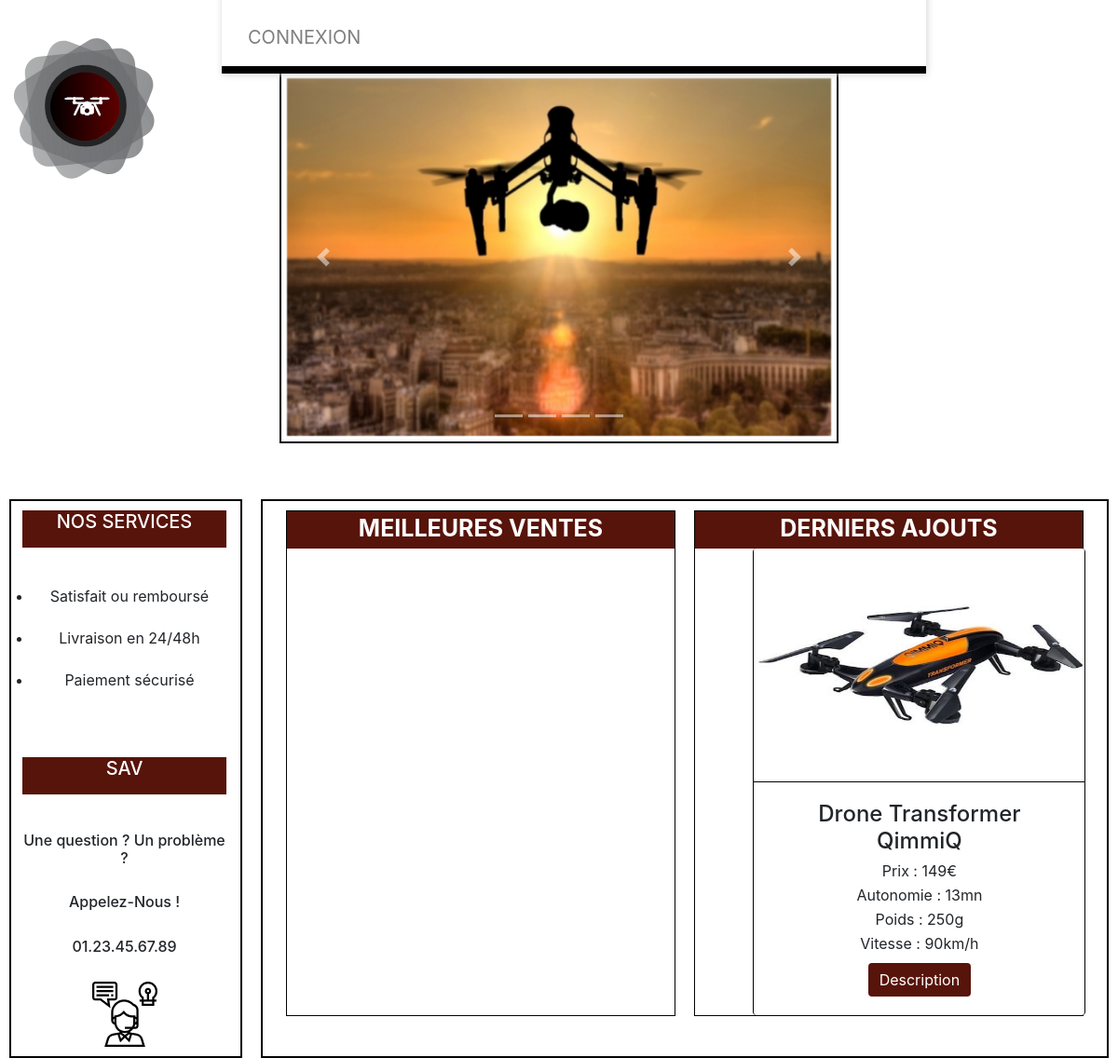
The page / on the database its author committed.
### tables this page shows
CREATE TABLE `product` (
  `id_drone` int(11) NOT NULL,
  `id_cat` int(11) NOT NULL,
  `nom_drone` varchar(100) NOT NULL,
  `prix` float NOT NULL,
  `image` varchar(120) NOT NULL,
  `description` text NOT NULL,
  `autonomie` text NOT NULL,
  `poids` int(11) NOT NULL,
  `camera` varchar(100) NOT NULL,
  `vitesse` int(11) NOT NULL,
  `code` varchar(10) NOT NULL
);

### includes/includes.php (called while the page is built)
<?php
include_once 'connexionDB.php';
$DB = new connexionDB();
?>

### includes/connexionDB.php (called while the page is built, shortened)
<?php
class connexionDB {
    private $host ='localhost';
    private $name='D2D';
    private $user="root";
    private $pass='root';
    private $connexion;
    function __construct($host=null,$name=null,$user=null,$pass=null){
	try{
            $this->connexion = new PDO('mysql:host='.$this->host.';dbname='.$this->name,
            $this->user,$this->pass,array(
		PDO::MYSQL_ATTR_INIT_COMMAND =>'SET NAMES UTF8',
		PDO::ATTR_ERRMODE => PDO::ERRMODE_WARNING
		));
	}catch (PDOException $e){
            echo 'Erreur : Impossible de se connecter  à la BDD !';die();
	}
    }
    public function query($sql , $data=array()){
	$req = $this->connexion->prepare($sql);
	$req->execute($data);
        return $req;
    }
}
?>

### index.php (the view, shortened to what this page needs)
<?php
include_once('includes/includes.php');
include_once('includes/navbar.php');
$prod = $DB->query('SELECT * FROM product');
$prod = $prod->fetchAll();
foreach ($prod as $p) {
}
?>
<!DOCTYPE html>
<html lang="en">
<head>
	<link rel="stylesheet" href="https://stackpath.bootstrapcdn.com/bootstrap/4.1.1/css/bootstrap.min.css">
	<link rel="stylesheet" href="index.css">
</head>
<body>
	<img src="images/logo.png" id="logo" alt="logo en forme de drone">
	<div class="carou">
		<div id="carouselExampleIndicators" class="carousel slide" data-ride="carousel">
			<ol class="carousel-indicators">
				<li class="data-target="#carouselExampleIndicators" data-slide-to="0" class="active"></li>
				<li class="data-target="#carouselExampleIndicators" data-slide-to="1"></li>
				<li class="data-target="#carouselExampleIndicators" data-slide-to="2"></li>
				<li class="data-target="#carouselExampleIndicators" data-slide-to="3"></li>
			</ol>
			<div class="carousel-inner">
				<div class="carousel-item active">
					<img class="d-block w-100" src="images/drone.jpeg" alt="First image of drone">
				</div>
			</div>
			<a class="carousel-control-prev" href="#carouselExampleIndicators" role="button" data-slide="prev">
				<span class="carousel-control-prev-icon" aria-hidden="true"></span>
			</a>
			<a class="carousel-control-next" href="#carouselExampleIndicators" role="button" data-slide="next">
				<span class="carousel-control-next-icon" aria-hidden="true"></span>
			</a>
		</div>
	</div>
	<div class="contenu_accueil">
		<div class="col G">
			<h5>NOS SERVICES</h5>
			<div class="service">
				<ul>
					<li>Satisfait ou remboursé</li>
					<li>Livraison en 24/48h</li>
					<li>Paiement sécurisé</li>
				</div>
			<h5>SAV</h5>
			<div class="sav">
				<h6>Une question ? Un problème ?</h6><br>
				<h6>Appelez-Nous !</h6><br>
				<h6>01.23.45.67.89</h6><br>
				<img src="images/customer-service.svg" alt="logo d'un homme avec un un casque telephonique" width="70px">
				<br>
			</div>
		</div>
		<div class="col D">
			<div class="rowp">
				<div class="div">
					<div class="tit">MEILLEURES VENTES</div>
				</div>
				<div class="div">
					<div class="tit">DERNIERS AJOUTS</div>
					<div class="card" id="carte">
						<img class="card-img-top" src="<?= $p['image'] ?>" alt="Card image cap">
						<div class="card-body">
							<h4 class="card-title"><?= $p['nom_drone'] ?></h4>
							<p class="card-text">Prix : <?= $p['prix'] ?>€</p>
							<p class="card-text">Autonomie : <?= $p['autonomie'] ?>mn</p>
							<p class="card-text">Poids : <?= $p['poids'] ?>g</p>
							<p class="card-text">Vitesse : <?= $p['vitesse'] ?>km/h</p>
							<a href="pages/afficher_produit.php?id=<?php echo $p['id_drone']; ?>" id="btn_card" class="btn btn-primary">Description</a>
						</div>
					</div>
				</div>
			</div>
		</div>
	</div>
</body>
</html>

### index.css (style rules this page uses)
* { margin: 0; padding: 0; box-sizing: border-box; }
.carousel-item img { width: 100%; height: 100%; padding: 1%; }
.carou { margin: 5% auto; border:2px black solid; width: 50%; height: 50%; }
.contenu_accueil { margin-top: 50px; display: flex; }
.col { margin: 0 10px; flex:3; flex-direction: row; border:2px black solid; }
.G { padding-left: 1%; flex-direction: column; flex: 1; height: 600px; }
.D { flex-direction: column; flex: 4; }
.rowp { display: flex; flex-direction: row; }
.div { border:1px black solid; margin: 10 10px; flex-direction: column; flex: 1; }
.tit { font-weight: bold; font-size: 25px; text-align: center; color: white; background-color: #57140b; height: 40px; }
.service li { margin-left: 5%; }
.card-text { text-align: center; line-height: 10px; }
#btn_card { border: none; background-color: #57140b; }
#carte { text-align: center; border-left: 1px black solid; border-right: 1px black solid; width: 357px; margin-left: 15%; }
#logo { position: absolute; }
.sav { margin-top: 40px; line-height: 20px; text-align: center; }
.service { text-align: center; margin-top: 30px; margin-bottom: 60px; }
h5 { height: 40px; text-align: center; color: white; background-color: #57140b; margin-top: 10px; }
li { line-height: 45px; }
.card-body { border-top: 1px black solid; height: 30%; width: 355px; }
.card { border:none; text-align: center; }
.card-img-top { height: 40%; width: 355px; height: 250px; }

### rows shown on the page
product: image (picture), nom_drone "Drone Transformer QimmiQ", prix "149", autonomie "13", poids "250", vitesse "90"
